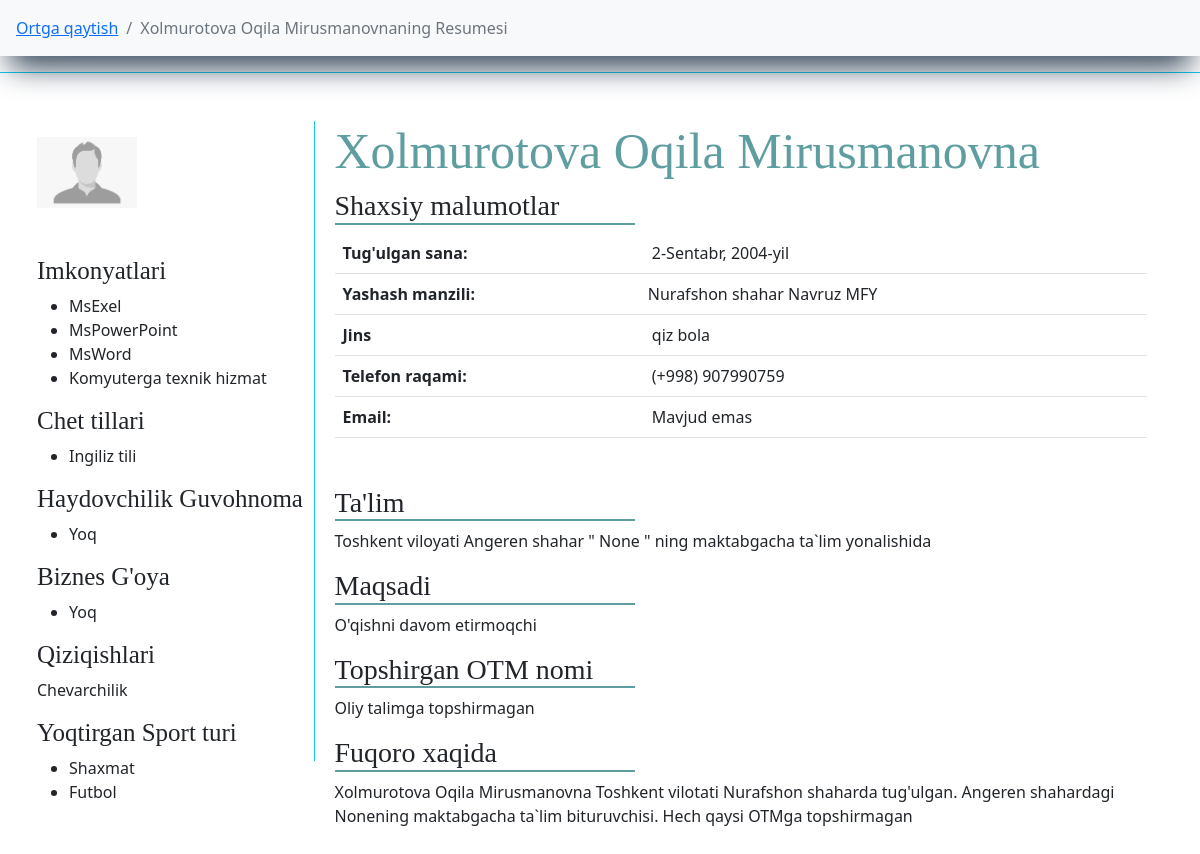
/bitiruvchilar/jadval/kollej/bitiruvchi/8/ (signed in), run on the app's committed database.
### main/models.py (models this page shows, shortened)
class Bitiruvchi(models.Model):
    f_name = models.CharField(max_length=l, verbose_name="F.I.Sh")
    img  = models.ImageField(default='default/default.png', upload_to='bitiruvchilar-foto/', verbose_name="Rasm")
    t_sana = models.DateField(verbose_name="Tug'ulgan sana", null=True, blank=True)
    jins = models.CharField(max_length=l, choices=jins, verbose_name="Jinsi", default="o'g'il bola")
    millat = models.CharField(max_length=l, null=True, blank=True)
    tuman = models.ForeignKey(TumanVaShahar, on_delete=models.CASCADE, verbose_name="Yashaydigan tuman(shahar)")
    mahalla = models.ForeignKey(Mahalla, on_delete=models.CASCADE, verbose_name="Mahalla Nomi")
    uy = models.CharField(max_length=l, null=True, blank=True, verbose_name="Ko'cha nomi 45uy")
    phone = models.CharField(max_length=9, verbose_name="Telefon raqam (+998) ", null=True, blank=True)
    email = models.EmailField(max_length=l, verbose_name="E-Pochta", null=True, blank=True)
    imkonyat = models.ManyToManyField(Imkonyat, related_name="abilty", verbose_name="Kompyuter bilimi")
    qiziqish = models.ForeignKey(Qiziqish, related_name="interest", on_delete=models.CASCADE, verbose_name="Qiziqish")
    sport = models.ManyToManyField(Sport, related_name="sport", verbose_name="Qiziqadigan sport turi")
    chettili = models.ManyToManyField(ChetTili, related_name="f_lang")
    idea = models.CharField(verbose_name="Biznes g'oya", max_length=l, choices=yesNo, default="Yoq")
    short_f = models.CharField(max_length=10000, verbose_name="Bizness g'oya haqqida qisqacha (agar bor bo'lsa)", null=True, blank=True)
    add_time = models.DateTimeField(auto_now_add=True)
    def __str__(self):
        return self.f_name

class AutoTime(models.Model):
    name = models.CharField(max_length=l, verbose_name="Nomi")
    add_time = models.DateTimeField(auto_now_add=True)
    def __str__(self):
        return self.name

class Imkonyat(AutoTime):
    def __str__(self):
        return super().__str__()

class AutoTime(models.Model):
    name = models.CharField(max_length=l, verbose_name="Nomi")
    add_time = models.DateTimeField(auto_now_add=True)
    def __str__(self):
        return self.name

class ChetTili(AutoTime):
    def __str__(self):
        return super().__str__()

class DriverLicense(AutoTime):
    def __str__(self):
        return super().__str__()

class Sport(AutoTime):
    def __str__(self):
        return super().__str__()

class TumanVaShahar(AutoTime):
    status = models.CharField(max_length=l, choices=t_sh, default="shaxar")
    def __str__(self):
        return f"{super().name} {self.status}"

class KollejBitiruvchisi(Bitiruvchi):
    type = models.ForeignKey(TypeKollej, on_delete=models.SET_NULL, null=True, blank=True, verbose_name="Professional ta'lim")
    tuman_kj = models.ForeignKey(TumanVaShahar, on_delete=models.SET_NULL, null=True, blank=True, verbose_name="Kollej manzili")
    kollej = models.ForeignKey(Kollej, on_delete=models.SET_NULL, verbose_name="Bitirayotgan Kollej", null=True, blank=True)
    stu_way = models.CharField(max_length=l, null=True, blank=True, verbose_name="Mutaxasislik")
    maqsad = models.CharField(max_length=l, choices=aim, default="Ishlamoqchi", verbose_name="Maqsadi")
    guvohnoma = models.ManyToManyField(DriverLicense, related_name="guvohnomaK", verbose_name="Haydovchilik Guvohnomasi")
    vil = models.ForeignKey(Vil, on_delete=models.SET_NULL, null=True, blank=True, related_name="kj_vil",)
    otm_name = models.ForeignKey(Universitet, on_delete=models.SET_NULL, null=True, blank=True)
    stu_way_un = models.CharField(max_length=l, null=True, blank=True, verbose_name="Mutaxasislik")
    other_un = models.CharField(max_length=l, null=True, blank=True, verbose_name="chetel otm")
    stu_way_ch = models.CharField(max_length=l, null=True, blank=True, verbose_name="Mutaxasislik")
    kolleJ = models.CharField(max_length=l, null=True, blank=True, verbose_name="Bitirayotgan kollej")
    univer_sity = models.CharField(max_length=l, verbose_name="Topshirmoqchi bo'lgan universitet", null=True, blank=True)
    def __str__(self):
        return super().__str__()

### main/views.py (the view)
# urls.py: path("jadval/kollej/bitiruvchi/<pk>/", ResumeKollejTable, name="RKT"),
def ResumeKollejTable(request, pk):
    kollej_b = KollejBitiruvchisi.objects.get(pk=pk)
    return render(request, 'cv/resume_kollej_table.html', {
        'object': kollej_b,
    })

### main/custom_context_processor.py (called while the page is built)
def data_avalible(request):
    all_tumanlar = TumanVaShahar.objects.all().order_by('name')
    context = {
        'all_tumanlar':all_tumanlar,
    }
    return context

### main/models.py (called while the page is built)
    def __str__(self):
        return f"{super().__str__()} MFY"

    def __str__(self):
        return super().__str__()

### templates/cv/resume_kollej_table.html (shortened to what this page needs)
{% extends "main.html" %}
{% block content %}
<nav aria-label="breadcrumb" class="sticky-top bg-light">
    <ol class="breadcrumb p-3">
      <li class="breadcrumb-item"><a href="{% url 'K' %}">Ortga qaytish</a></li>
      <li class="breadcrumb-item active" aria-current="page">{{ object }}ning Resumesi</li>
    </ol>
</nav>
<div class="row">
    <div class="shadow_light col-xxl-5 m-auto p-5 border border-info">
        <div class="img-name pe-3">
            <div class="img border-end border-info pt-3">
                <img src="{{ object.img.url }}" width="100" alt="">
                <div class="imkonyat">
                    <h3>Imkonyatlari</h3>
                    <ul>
                        {% for i in object.imkonyat.all %}
                            <li>{{ i }}</li>
                        {% endfor %}
                    </ul>
                    <h3>Chet tillari</h3>
                    <ul>
                        {% for i in object.chettili.all %}
                            <li>{{ i }}</li>
                        {% endfor %}
                    </ul>
                    <h3>Haydovchilik Guvohnoma</h3>
                    <ul>
                        {% for i in object.guvohnoma.all %}
                            <li>{{ i }}</li>
                        {% empty %}
                            <li>Guvohnoma mavjud emas</li>
                        {% endfor %}
                    </ul>
                    <h3>Biznes G'oya</h3>
                    <ul>
                        <li>{{ object.idea }}</li>
                    </ul>
                    <h3>Qiziqishlari</h3>
                    <p>
                        {{ object.qiziqish }}
                    </p>
                    <h3>Yoqtirgan Sport turi</h3>
                    <ul>
                        {% for i in object.sport.all %}
                            <li>{{ i }}</li>
                        {% empty %}
                            <li>malumot mavjud emas</li>
                        {% endfor %}
                    </ul>
                </div>
            </div>
            <div class="name">
                <div class="user-name">
                    <h1 class="ism">{{ object.f_name }}</h1>
                </div>
                <div class="data">
                    <h3>Shaxsiy malumotlar</h3>
                    <table class="table">
                        <tr>
                            <th>Tug'ulgan sana: </th>
                            {% if object.t_sana %}
                                <td>{{ object.t_sana }}</td>
                            {% else %}
                                <td>Mavjud emas</td>
                            {% endif %}
                        </tr>
                        <tr>
                            <th>Yashash manzili: </th>
                            {% if object.uy %}
                                <td class="ps-1"> {{ object.tuman }} {{ object.mahalla }} {{ object.uy }}</td>
                            {% else %}
                                <td class="ps-1"> {{ object.tuman }} {{ object.mahalla }}</td>
                            {% endif %}
                        </tr>
                        <tr>
                            <th>Jins</th>
                            <td>{{ object.jins }}</td>
                        </tr>
                        <tr>
                            <th>Telefon raqami: </th>
                            <td>(+998) {{ object.phone }}</td>
                        </tr>
                        <tr>
                            <th>Email: </th>
                            {% if object.email %}
                                <td>{{ object.email }}</td>
                            {% else %}
                                <td>Mavjud emas</td>
                            {% endif %}
                        </tr>
                    </table>
                    <div class="info-data">
                    <h3>
                        Ta'lim
                    </h3>
                    {% if object.kolleJ %}
                        <p>
                            Toshkent viloyati "{{ object.kolleJ }}"
                        </p>
                    {% else %}
                        <p>
                            Toshkent viloyati {{ object.tuman_kj }} " {{ object.kollej }} " ning
                            {{ object.stu_way }} yonalishida
                        </p>
                    {% endif %}
                    <h3>Maqsadi</h3>
                    <p>
                        {{ object.maqsad }}
                    </p>
                    <h3>Topshirgan OTM nomi</h3>
                    {% if object.univer_sity %}
                        <p>
                            {{ object.univer_sity }}
                        </p>
                    {% elif object.otm_name %}
                        <p>
                            {{ object.vil }}ning {{ object.otm_name }} --- {{ object.stu_way_un }}
                        </p>
                    {% elif object.other_un %}
                        <p>
                            {{ object.other_un }}
                        </p>
                    {% else %}
                        <p>
                            Oliy talimga topshirmagan
                        </p>
                    {% endif %}
                    <h3>Fuqoro xaqida</h3>
                    <p>
                        {{ object.f_name }} Toshkent vilotati {{ object.tuman }}da tug'ulgan.
                        {{ object.tuman_kj }}dagi  {{ object.kollej }}ning {{ object.stu_way }} bituruvchisi.
                        {% if object.univer_sity %}
                            Hozirda "{{ object.univer_sity }}" ga topshirgan.
                        {% elif object.otm_name %}
                            Hozirda "{{ object.otm_name }}"ning {{ object.stu_way_un }} yonalishiga topshirgan.
                        {% else %}
                            Hech qaysi OTMga topshirmagan
                        {% endif %}
                    </p>
                    </div>
                </div>
            </div>
        </div>
    </div>
</div>
{% endblock %}

### static/css/style.css (style rules this page uses)
body { overflow-x: hidden; }
h1 { font-weight: 500 !important; }
nav { box-shadow: rgb(38, 57, 77) 0px 20px 30px -10px; }
a { text-decoration: none; }
.img-name { width: 100%; display: inline-flex; justify-content: space-between; }
.img { width: 25%; height: 80vh; }
.name { width: 75%; padding-left: 20px; }
.ism { font-size: 50px; color: cadetblue; font-family: fantasy; }
.info-data h3, .data h3 { width: 300px; font-family: serif; border-bottom: 2px solid cadetblue; }
.imkonyat h3 { font-size: 25px; font-family: serif; }
.shadow_light { box-shadow: rgba(255, 255, 255, 0.1) 0px 1px 1px 0px inset, rgba(50, 50, 93, 0.25) 0px 50px 100px -20px, rgba(0, 0, 0, 0.3) 0px 30px 60px -30px; }
@media only screen and (max-width: 1290px) { .ism { font-size: 50px; } }

### data on the page
Bitiruvchi: f_name "Xolmurotova Oqila Mirusmanovna", img (placeholder picture), idea "Yoq", qiziqish "Chevarchilik", t_sana "2-Sentabr, 2004-yil", tuman "Nurafshon shahar", mahalla "Navruz MFY", jins "qiz bola", phone "907990759"
Imkonyat: name "MsExel"
Imkonyat: name "MsPowerPoint"
Imkonyat: name "MsWord"
Imkonyat: name "Komyuterga texnik hizmat"
ChetTili: name "Ingiliz tili"
DriverLicense: name "Yoq"
Sport: name "Shaxmat"
Sport: name "Futbol"
KollejBitiruvchisi: tuman_kj "Angeren shahar", kollej "None", stu_way "maktabgacha ta`lim", maqsad "O'qishni davom etirmoqchi"
